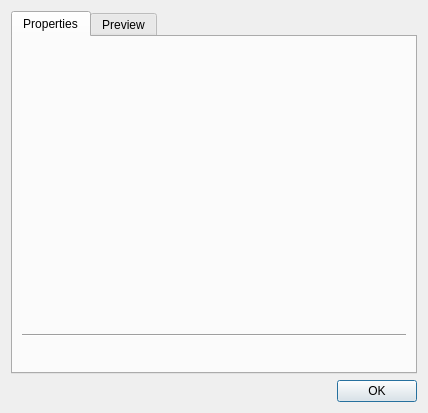
<?xml version="1.0" encoding="UTF-8"?>
<ui version="4.0">
 <class>Dialog</class>
 <widget class="QDialog" name="Dialog">
  <property name="geometry">
   <rect>
    <x>0</x>
    <y>0</y>
    <width>426</width>
    <height>411</height>
   </rect>
  </property>
  <property name="locale">
   <locale language="English" country="UnitedStates"/>
  </property>
  <layout class="QVBoxLayout" name="DialogLayout">
   <item>
    <widget class="QTabWidget" name="tabWidget">
     <property name="currentIndex">
      <number>0</number>
     </property>
     <widget class="QWidget" name="propertiesTab">
      <attribute name="title">
       <string>Properties</string>
      </attribute>
      <layout class="QVBoxLayout" name="propertiesTabLayout">
       <item>
        <widget class="QWidget" name="videoWidget" native="true">
         <property name="minimumSize">
          <size>
           <width>384</width>
           <height>282</height>
          </size>
         </property>
         <layout class="QVBoxLayout" name="videoWidgetLayout">
          <property name="leftMargin">
           <number>0</number>
          </property>
          <property name="topMargin">
           <number>0</number>
          </property>
          <property name="rightMargin">
           <number>0</number>
          </property>
          <property name="bottomMargin">
           <number>0</number>
          </property>
         </layout>
        </widget>
       </item>
       <item>
        <widget class="Line" name="line_1">
         <property name="orientation">
          <enum>Qt::Horizontal</enum>
         </property>
        </widget>
       </item>
       <item>
        <widget class="QWidget" name="propertyViewArea" native="true">
         <layout class="QFormLayout" name="propertyViewAreaLayout">
          <property name="horizontalSpacing">
           <number>30</number>
          </property>
         </layout>
        </widget>
       </item>
      </layout>
     </widget>
     <widget class="QWidget" name="previewTab">
      <attribute name="title">
       <string>Preview</string>
      </attribute>
      <layout class="QVBoxLayout" name="previewTabLayout">
       <item>
        <widget class="QLabel" name="previewImage">
         <property name="sizePolicy">
          <sizepolicy hsizetype="Expanding" vsizetype="Expanding">
           <horstretch>0</horstretch>
           <verstretch>0</verstretch>
          </sizepolicy>
         </property>
         <property name="maximumSize">
          <size>
           <width>384</width>
           <height>216</height>
          </size>
         </property>
         <property name="text">
          <string/>
         </property>
         <property name="pixmap">
          <pixmap>../img/thumbnail.png</pixmap>
         </property>
         <property name="scaledContents">
          <bool>true</bool>
         </property>
         <property name="alignment">
          <set>Qt::AlignCenter</set>
         </property>
        </widget>
       </item>
       <item>
        <widget class="QPushButton" name="saveImageButton">
         <property name="minimumSize">
          <size>
           <width>0</width>
           <height>30</height>
          </size>
         </property>
         <property name="text">
          <string>Save</string>
         </property>
         <property name="icon">
          <iconset>
           <normaloff>../icons/light/save.svg</normaloff>../icons/light/save.svg</iconset>
         </property>
         <property name="autoDefault">
          <bool>false</bool>
         </property>
        </widget>
       </item>
       <item>
        <widget class="QWidget" name="urlArea" native="true">
         <property name="sizePolicy">
          <sizepolicy hsizetype="Preferred" vsizetype="Fixed">
           <horstretch>0</horstretch>
           <verstretch>0</verstretch>
          </sizepolicy>
         </property>
         <layout class="QHBoxLayout" name="urlAreaLayout">
          <property name="leftMargin">
           <number>0</number>
          </property>
          <property name="rightMargin">
           <number>0</number>
          </property>
          <item>
           <widget class="QLabel" name="urlLabel">
            <property name="sizePolicy">
             <sizepolicy hsizetype="Fixed" vsizetype="Preferred">
              <horstretch>0</horstretch>
              <verstretch>0</verstretch>
             </sizepolicy>
            </property>
            <property name="text">
             <string>Embed URL:</string>
            </property>
           </widget>
          </item>
          <item>
           <widget class="QLineEdit" name="urlData">
            <property name="sizePolicy">
             <sizepolicy hsizetype="Preferred" vsizetype="Fixed">
              <horstretch>0</horstretch>
              <verstretch>0</verstretch>
             </sizepolicy>
            </property>
            <property name="readOnly">
             <bool>true</bool>
            </property>
           </widget>
          </item>
          <item>
           <widget class="QToolButton" name="copyUrlButton">
            <property name="sizePolicy">
             <sizepolicy hsizetype="Fixed" vsizetype="Fixed">
              <horstretch>0</horstretch>
              <verstretch>0</verstretch>
             </sizepolicy>
            </property>
            <property name="minimumSize">
             <size>
              <width>30</width>
              <height>30</height>
             </size>
            </property>
            <property name="toolTip">
             <string>Copy</string>
            </property>
            <property name="icon">
             <iconset>
              <normaloff>../icons/light/copy.svg</normaloff>../icons/light/copy.svg</iconset>
            </property>
           </widget>
          </item>
          <item>
           <widget class="QToolButton" name="openUrlButton">
            <property name="sizePolicy">
             <sizepolicy hsizetype="Fixed" vsizetype="Fixed">
              <horstretch>0</horstretch>
              <verstretch>0</verstretch>
             </sizepolicy>
            </property>
            <property name="minimumSize">
             <size>
              <width>30</width>
              <height>30</height>
             </size>
            </property>
            <property name="toolTip">
             <string>Open</string>
            </property>
            <property name="icon">
             <iconset>
              <normaloff>../icons/light/launch.svg</normaloff>../icons/light/launch.svg</iconset>
            </property>
           </widget>
          </item>
         </layout>
        </widget>
       </item>
      </layout>
     </widget>
    </widget>
   </item>
   <item>
    <widget class="QDialogButtonBox" name="buttonBox">
     <property name="orientation">
      <enum>Qt::Horizontal</enum>
     </property>
     <property name="standardButtons">
      <set>QDialogButtonBox::Ok</set>
     </property>
    </widget>
   </item>
  </layout>
 </widget>
 <resources/>
 <connections>
  <connection>
   <sender>buttonBox</sender>
   <signal>accepted()</signal>
   <receiver>Dialog</receiver>
   <slot>accept()</slot>
   <hints>
    <hint type="sourcelabel">
     <x>248</x>
     <y>254</y>
    </hint>
    <hint type="destinationlabel">
     <x>157</x>
     <y>274</y>
    </hint>
   </hints>
  </connection>
  <connection>
   <sender>buttonBox</sender>
   <signal>rejected()</signal>
   <receiver>Dialog</receiver>
   <slot>reject()</slot>
   <hints>
    <hint type="sourcelabel">
     <x>316</x>
     <y>260</y>
    </hint>
    <hint type="destinationlabel">
     <x>286</x>
     <y>274</y>
    </hint>
   </hints>
  </connection>
 </connections>
</ui>
